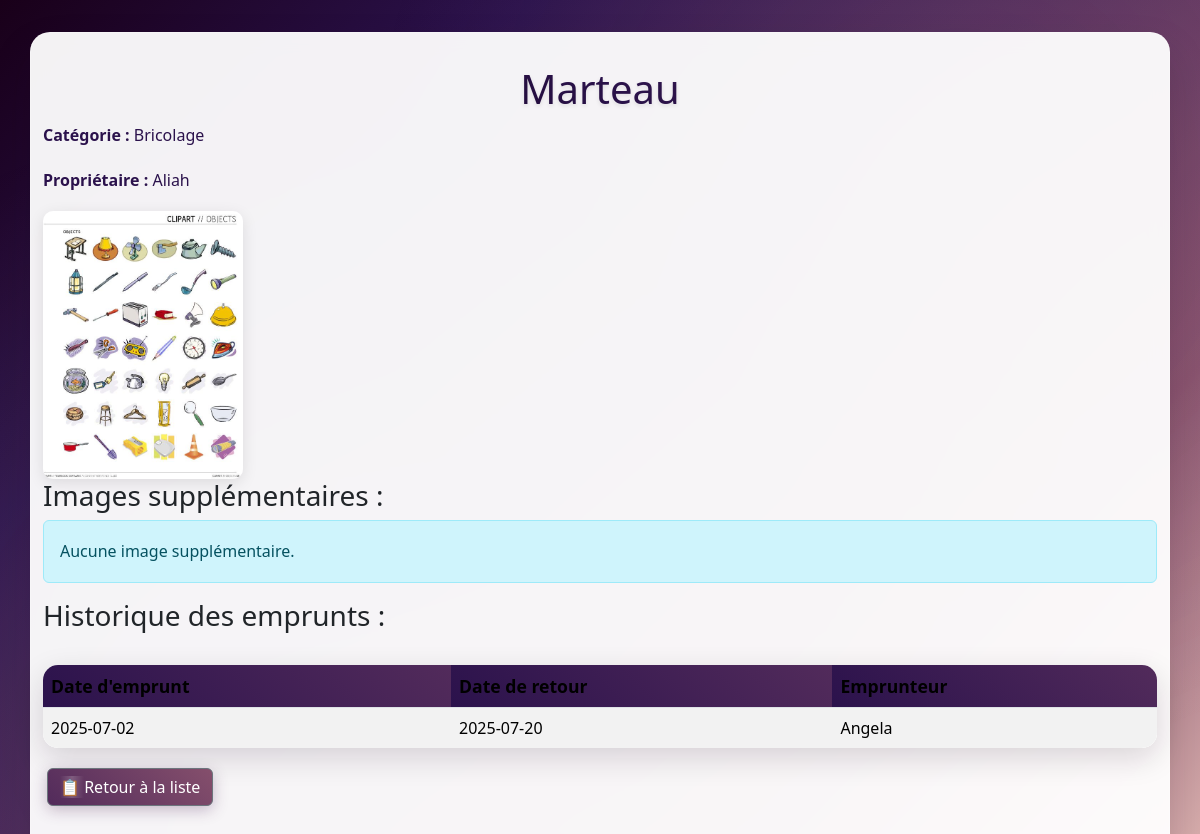
Page /PAGES/fiche_objet.php?id=5 (signed in) on the committed database.
### tables this page shows
CREATE TABLE vobjet (
    id_objet INT PRIMARY KEY AUTO_INCREMENT,
    nom_objet VARCHAR(100),
    id_categorie INT,
    id_membre INT,
    FOREIGN KEY (id_categorie) REFERENCES vcategorie_objet(id_categorie),
    FOREIGN KEY (id_membre) REFERENCES vmembre(id_membre)
);

CREATE TABLE vcategorie_objet (
    id_categorie INT PRIMARY KEY AUTO_INCREMENT,
    nom_categorie VARCHAR(50)
);

CREATE TABLE vmembre (
    id_membre INT PRIMARY KEY AUTO_INCREMENT,
    nom VARCHAR(50),
    date_naissance DATE,
    genre VARCHAR(10),
    mail VARCHAR(100) UNIQUE,
    ville VARCHAR(50),
    mdp VARCHAR(255),
    image_profil VARCHAR(255)
);

CREATE TABLE vemprunt (
    id_emprunt INT PRIMARY KEY AUTO_INCREMENT,
    id_objet INT,
    id_membre INT,
    date_emprunt DATE,
    date_retour DATE,
    FOREIGN KEY (id_objet) REFERENCES vobjet(id_objet),
    FOREIGN KEY (id_membre) REFERENCES vmembre(id_membre)
);

### PAGES/fiche_objet.php (the view, shortened to what this page needs)
<?php
require_once '../includes/fonctions.php';
$id_objet = isset($_GET['id']) && is_numeric($_GET['id']) ? mysqli_real_escape_string($bdd, $_GET['id']) : '';
$requete = "SELECT
                o.id_objet,
                o.nom_objet,
                c.nom_categorie,
                m.nom AS proprietaire,
                o.image_principale,
                o.id_membre
            FROM vobjet o
            JOIN vcategorie_objet c ON o.id_categorie = c.id_categorie
            JOIN vmembre m ON o.id_membre = m.id_membre
            WHERE o.id_objet = '$id_objet'";
$resultat = mysqli_query($bdd, $requete);
$objet = mysqli_fetch_assoc($resultat);
$images = [];
$requete_emprunts = "SELECT
                        e.date_emprunt,
                        e.date_retour,
                        m.nom AS emprunteur
                    FROM vemprunt e
                    JOIN vmembre m ON e.id_membre = m.id_membre
                    WHERE e.id_objet = '$id_objet'
                    ORDER BY e.date_emprunt DESC";
$resultat_emprunts = mysqli_query($bdd, $requete_emprunts);
$emprunts = [];
while ($row = mysqli_fetch_assoc($resultat_emprunts)) {
    $emprunts[] = $row;
}
?>
<!DOCTYPE html>
<html lang="fr">
<head>
    <link rel="stylesheet" href="../assets/styles.css">
    <link href="../bootstrap/css/bootstrap.min.css" rel="stylesheet">
</head>
<body>
    <div class="container">
        <h1><?php echo htmlspecialchars($objet['nom_objet']); ?></h1>
        <p><strong>Catégorie :</strong> <?php echo htmlspecialchars($objet['nom_categorie']); ?></p>
        <p><strong>Propriétaire :</strong> <?php echo htmlspecialchars($objet['proprietaire']); ?></p>
        <img src="<?php echo htmlspecialchars($objet['image_principale']); ?>" alt="Image principale" width="200" class="img-fluid">
        <h3>Images supplémentaires :</h3>
        <?php if (empty($images)) { ?>
            <p class="alert alert-info">Aucune image supplémentaire.</p>
        <?php } ?>
        <h3>Historique des emprunts :</h3>
        <?php if (empty($emprunts)) { ?>
            <p class="alert alert-info">aucun emprunt .</p>
        <?php } else { ?>
            <table class="table table-striped">
                <thead>
                    <tr>
                        <th>Date d'emprunt</th>
                        <th>Date de retour</th>
                        <th>Emprunteur</th>
                    </tr>
                </thead>
                <tbody>
                    <?php foreach ($emprunts as $emprunt) { ?>
                        <tr>
                            <td><?php echo htmlspecialchars($emprunt['date_emprunt']); ?></td>
                            <td><?php echo $emprunt['date_retour'] ? htmlspecialchars($emprunt['date_retour']) : 'Non retourné'; ?></td>
                            <td><?php echo htmlspecialchars($emprunt['emprunteur']); ?></td>
                        </tr>
                    <?php } ?>
                </tbody>
            </table>
        <?php } ?>
        <a href="liste_objets.php" class="btn btn-secondary">Retour à la liste</a>
    </div>
</body>
</html>

### assets/styles.css (style rules this page uses)
:root { --primary-dark: #190019; --primary-purple: #2B124C; --medium-purple: #522B5B; --light-purple: #854F6C; --rose: #DFB6B2; --cream: #FBE4CB; --white: #ffffff; --shadow: rgba(25, 0, 25, 0.15); --shadow-hover: rgba(25, 0, 25, 0.25); --text-dark: #2B124C; --text-light: #854F6C; --error: #e74c3c; --success: #27ae60; }
* { margin: 0; padding: 0; box-sizing: border-box; }
body { font-family: 'Segoe UI', Tahoma, Geneva, Verdana, sans-serif; background: linear-gradient(135deg, var(--primary-dark) 0%, var(--primary-purple) 25%, var(--medium-purple) 50%, var(--light-purple) 75%, var(--rose) 100%); min-height: 100vh; color: var(--text-dark); line-height: 1.6; }
body::before { content: ''; position: fixed; top: 0; left: 0; width: 100%; height: 100%; background: radial-gradient(circle at 20% 80%, rgba(251, 228, 203, 0.1) 0%, transparent 50%), radial-gradient(circle at 80% 20%, rgba(223, 182, 178, 0.1) 0%, transparent 50%); pointer-events: none; z-index: -1; }
.container { max-width: 900px; margin: 0 auto; padding: 2rem; background: rgba(255, 255, 255, 0.95); backdrop-filter: blur(10px); border-radius: 20px; box-shadow: 0 20px 40px var(--shadow); margin-top: 2rem; margin-bottom: 2rem; border: 1px solid rgba(255, 255, 255, 0.2); }
h1 { background: linear-gradient(45deg, var(--primary-dark), var(--primary-purple), var(--medium-purple)); -webkit-background-clip: text; -webkit-text-fill-color: transparent; background-clip: text; font-size: 2.5rem; font-weight: 700; text-align: center; margin-bottom: 2rem; text-shadow: 0 2px 4px rgba(0,0,0,0.1); }
h3 { color: var(--medium-purple); font-size: 1.4rem; margin: 1.5rem 0 1rem 0; display: flex; align-items: center; gap: 0.5rem; }
a { display: inline-block; padding: 0.8rem 1.5rem; background: linear-gradient(45deg, var(--medium-purple), var(--light-purple)); color: white; text-decoration: none; border-radius: 25px; font-weight: 600; transition: all 0.3s ease; box-shadow: 0 4px 15px rgba(82, 43, 91, 0.3); position: relative; overflow: hidden; margin: 0.25rem; }
a::before { content: ''; position: absolute; top: 0; left: -100%; width: 100%; height: 100%; background: linear-gradient(90deg, transparent, rgba(255, 255, 255, 0.2), transparent); transition: left 0.5s; }
a[href="liste_objets.php"]::before { content: "📋 "; position: static; }
table { width: 100%; border-collapse: collapse; background: rgba(255, 255, 255, 0.95); border-radius: 15px; overflow: hidden; box-shadow: 0 10px 30px var(--shadow); margin: 2rem 0; }
th { background: linear-gradient(45deg, var(--primary-purple), var(--medium-purple)); color: white; padding: 1.2rem; text-align: left; font-weight: 600; font-size: 1.1rem; }
td { padding: 1rem; border-bottom: 1px solid var(--rose); color: var(--text-dark); }
tr:last-child td { border-bottom: none; }
img { border-radius: 10px; box-shadow: 0 4px 15px rgba(0,0,0,0.1); transition: transform 0.3s ease; }
p { margin: 1rem 0; line-height: 1.8; color: var(--text-dark); }
p strong { color: var(--primary-purple); font-weight: 600; }
.container > a { margin-right: 1rem; margin-bottom: 1rem; }
.container { animation: fadeIn 0.8s ease-out; }

### rows in the picture
vobjet: nom_objet "Marteau", id_categorie.nom_categorie "Bricolage", id_membre.nom "Aliah", image_principale (placeholder picture)
vemprunt: date_emprunt "2025-07-02", date_retour "2025-07-20", id_membre.nom "Angela"
